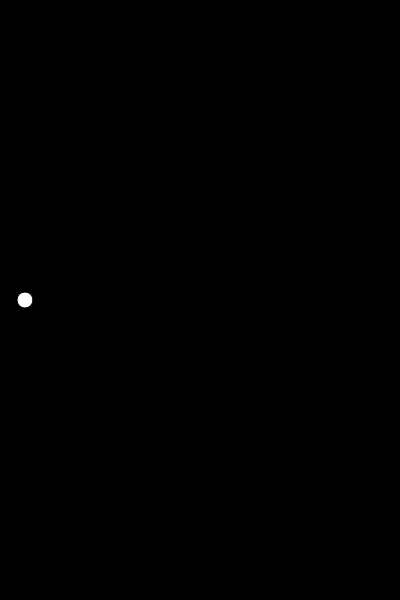
Frame 1 (no input)
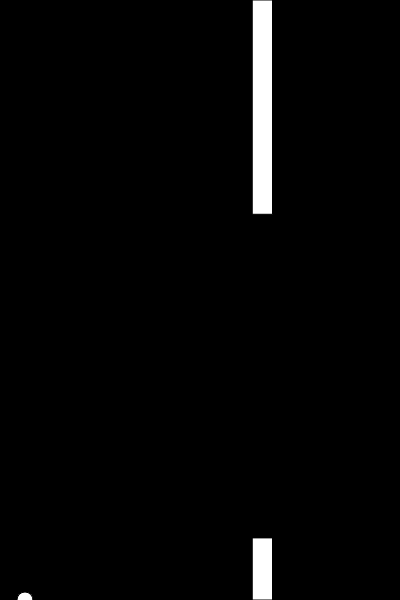
Frame 60 (no input)
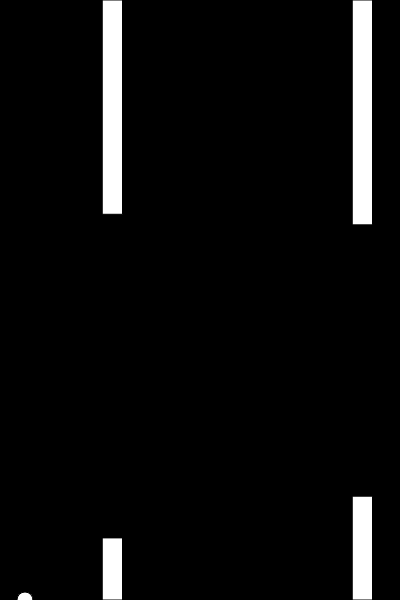
Frame 120 (the mouse pressed at the canvas centre since frame 60)

The p5.js sketch that drew these frames (run headless with seeded random() and noise() and a simulated clock; from frame 60 on, the mouse is pressed at the canvas centre):

// p5.js sketch
// ── sketch.js
var bird;
var pipes = [];
function setup() {
	createCanvas(400, 600);
	bird = new Bird();
	pipes.push(new Pipe());
	// put setup code here
}

function draw() {
	// put drawing code here
	background(0);

	for(var i=pipes.length-1; i>=0; i--){
		pipes[i].show();
		pipes[i].update();
		if(pipes[i].hits(bird)){
			console.log("HIT");
		}

		if(pipes[i].offscreen()){
			pipes.splice(i,1);
		}
	}

	bird.show();
	bird.update();



	if(frameCount %100 ==0){
		pipes.push(new Pipe());
	}
}

function keyPressed(){
	if(key === ' '){
		console.log("SPACE");
		bird.up();
	}
}

// ── Bird.js
function Bird(){
    this.y = height/2;
    this.x = 25;
    this.gravity = 0.5;
    this.velocity = 0;
    this.lift = -10;

    this.show = function(){
        fill(255);
        ellipse(this.x, this.y, 16,16);
    }

    this.up = function(){
        this.velocity += this.lift;
    }

    this.update = function(){
        this.velocity += this.gravity;
        this.y += this.velocity;

        if(this.y > height){
            this.y = height;
            this.velocity =0;
        }

        if(this.y < 0){
            this.y = 0;
            this.velocity =0;
        }
    }
}
// ── Pipe.js

function Pipe(){
    this.top = random(height/2);
    this.bottom = random(height/2);
    this.x = width;
    this.w =20;
    this.speed = 2.5;
    this.highlight = false;

    this.show = function(){
        fill(255);
        if(this.highlight){
            fill(255,0,0);
        }
        rect(this.x,0,this.w,this.top)
        rect(this.x,height-this.bottom,this.w,this.bottom)
    }

    this.offscreen = function(){
        return this.x<-this.w;
    }

    this.hits = function(bird){
        if(bird.x> this.x && bird.x < this.x +this.w && (bird.y<this.top||bird.y>height-this.bottom)){
            this.highlight=true;
            return true;
        }
        this.highlight=false;
        return false;
    }

    this.update = function(){
        this.x -= this.speed;
    }
}
